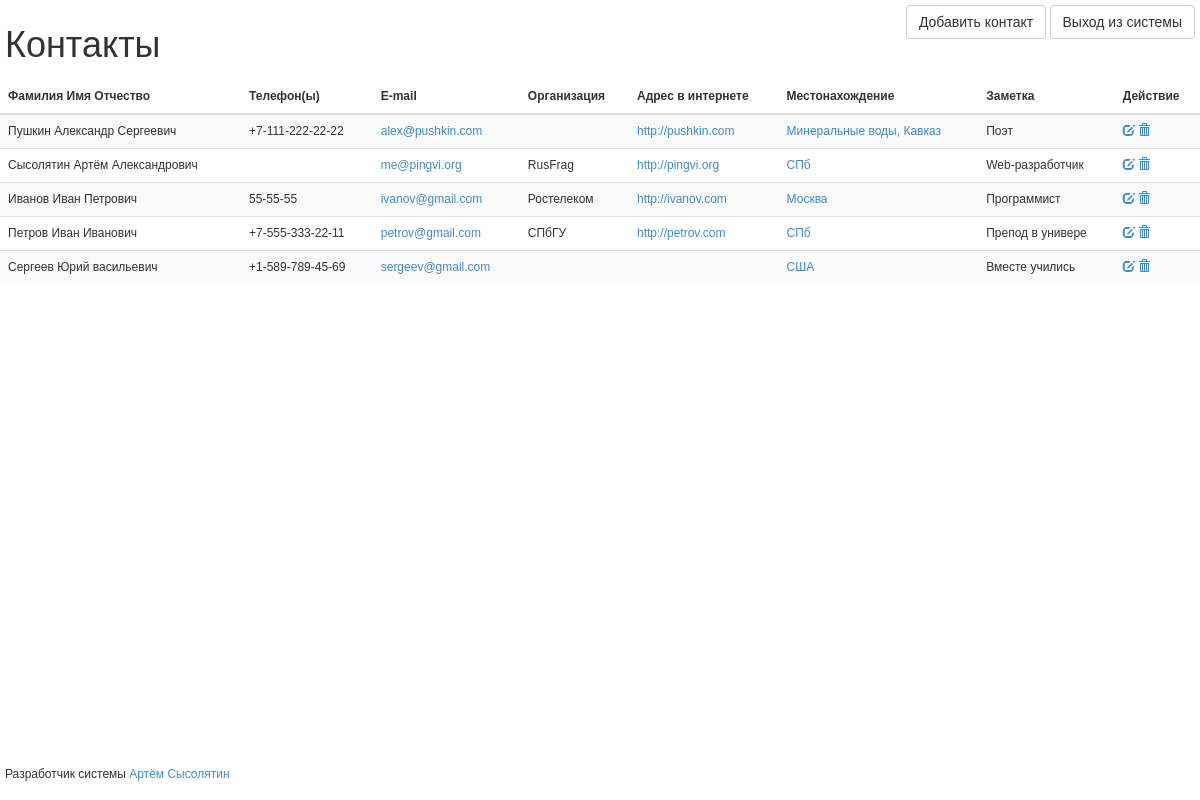
The app's page / (signed in) with its own data.
### tables this page shows
CREATE TABLE IF NOT EXISTS `contacts` (
  `name` text NOT NULL,
  `tel` text NOT NULL,
  `email` text NOT NULL,
  `org` text NOT NULL,
  `url` text NOT NULL,
  `local` text NOT NULL,
  `note` text NOT NULL,
  `id` int(255) NOT NULL AUTO_INCREMENT,
  PRIMARY KEY (`id`),
  UNIQUE KEY `id` (`id`)
);

### index.php (the view, shortened to what this page needs)
<!DOCTYPE html>
<html>
<head>
	<link href="css/bootstrap.min.css" rel="stylesheet">
	<link href="css/style.css" rel="stylesheet">
</head>
<body>
<div class="wrapper">
	<header class="header">
		<div class="pull-left"><h1>Контакты</h1></div>
		<div class="pull-right">
			<a href="#" class="btn btn-default" data-toggle="modal" data-target="#addcontact">Добавить контакт</a>
			<a href="logout.php" class="btn btn-default">Выход из системы</a>
		</div>
		<div class="clearfix"></div>
	</header>
	<main class="content">
		<div class="row">
			<div class="col-md-12">
			<table class="table table-striped">
			    <thead>
			        <tr>
			            <th>Фамилия Имя Отчество</th>
			            <th>Телефон(ы)</th>
			            <th>E-mail</th>
			            <th>Организация</th>
			            <th>Адрес в интернете</th>
			            <th>Местонахождение</th>
			            <th>Заметка</th>
			            <th>Действие</th>
			        </tr>
			    </thead>
			    <tbody>
			    	<?php
						$result=mysql_query('SELECT * FROM `contacts`');
						while($row=mysql_fetch_array($result))
						{ echo '
						<tr>
				            <td>'.$row['name'].'</td>
				            <td>'.$row['tel'].'</td>
				            <td><a href="mailto:'.$row['email'].'">'.$row['email'].'</a></td>
				            <td>'.$row['org'].'</td>
				            <td><a href="'.$row['url'].'" target="_blank">'.$row['url'].'</a></td>
				            <td><a href="https://www.google.ru/maps/place/'.$row['local'].'" target="_blank">'.$row['local'].'</a></td>
				            <td>'.$row['note'].'</td>
				            <td>
				            	<a href="edit.php?user='.$row['id'].'" onclick="window.open(this.href, \'mywin\', \'left=20,top=20,width=500,height=665,toolbar=0,resizable=0\'); return false;" title="Редактировать"><i class="glyphicon glyphicon-edit"></i></a>
				            	<a href="#"  onclick="if(confirm(\'Вы действительно хотите удалить контакт?\'))location.href=\'delete.php?user='.$row['id'].'\';" title="Удалить"><i class="glyphicon glyphicon-trash"></i></a>
				            </td>
				        </tr>';
						}
					?>
			    </tbody>
			</table>
			</div>
		</div>
	</main>
</div>
<footer class="footer bs-docs-footer">
	Разработчик системы <a href="http://pingvi.org" target="_blank">Артём Сысолятин</a>
</footer>
</body>
</html>

### css/style.css (style rules this page uses)
* { margin: 0; padding: 0; }
html { height: 100%; }
article, aside, details, figcaption, figure, footer, header, hgroup, main, nav, section, summary { display: block; }
body { font: 12px/18px Arial, sans-serif; height: 100%; }
.wrapper { min-width: 1024px; max-width: 1600px; margin: 0 auto; min-height: 100%; height: auto !important; height: 100%; }
.header { padding: 5px; }
.content { padding: 0 0 40px; }
.footer { margin: -40px auto 0; min-width: 1024px; max-width: 1600px; height: 40px; padding: 5px; position: relative; }

### records on screen
contacts: name "Пушкин Александр Сергеевич", tel "+7-111-222-22-22", email "alex@pushkin.com", url "http://pushkin.com", local "Минеральные воды, Кавказ", note "Поэт"
contacts: name "Сысолятин Артём Александрович", email "me@pingvi.org", org "RusFrag", url "http://pingvi.org", local "СПб", note "Web-разработчик"
contacts: name "Иванов Иван Петрович", tel "55-55-55", email "ivanov@gmail.com", org "Ростелеком", url "http://ivanov.com", local "Москва", note "Программист"
contacts: name "Петров Иван Иванович", tel "+7-555-333-22-11", email "petrov@gmail.com", org "СПбГУ", url "http://petrov.com", local "СПб", note "Препод в универе"
contacts: name "Сергеев Юрий васильевич", tel "+1-589-789-45-69", email "sergeev@gmail.com", local "США", note "Вместе учились", $row['id'] 5 (drawn)
